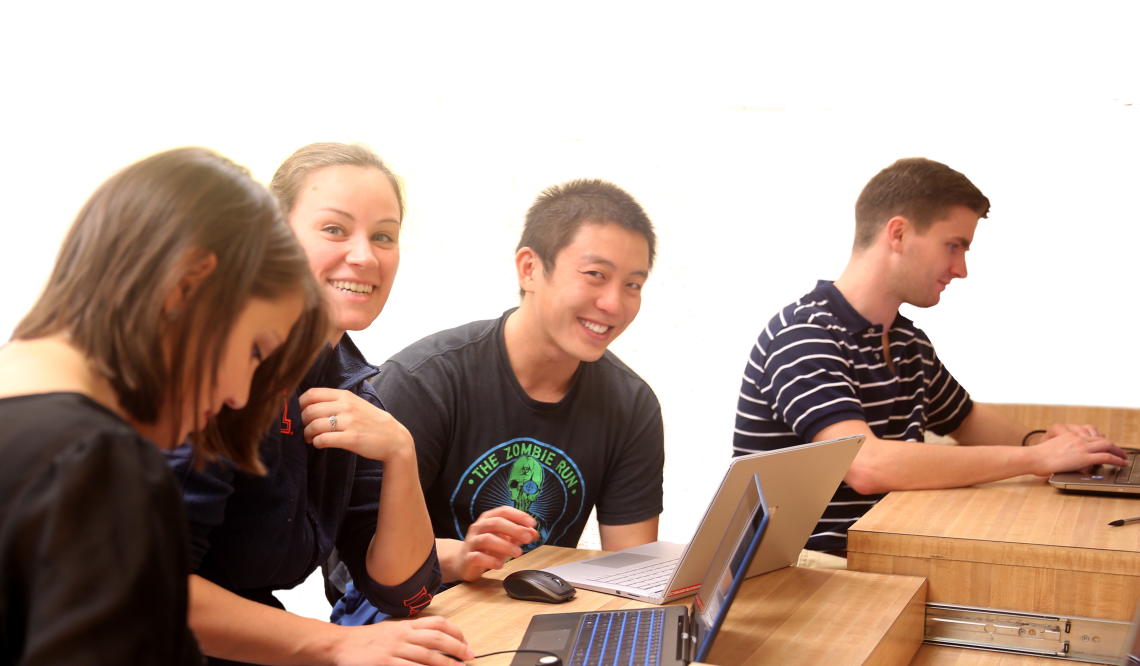
#> input picture module_2_Computer_Vision/ben.jpg, 4560 x 2664 px (shown at 1/4 size)
$ jupyter execute CV_Workshop.ipynb   (shell and % lines are left out)   (older library calls are emulated)
#> lines starting #> are read from the running program, lines starting #| are printed output that depends on the picture; after the words box and inside, x2 and y2 are one past the last pixel; in counts of white or black regions, pixels touching at a corner belong together
# Coding Applications in Medicine: Image Processing Basics

We're going to start the class off with some basic image processing. We'll take one image and perform some basic operations on it to learn about how machines store and manipulate images. The image we will be using today is one many UIC medical students should recognize.

### **[Dependencies](#install-dependencies)**<br>
### **[Set Up](#set-up)**<br>
### **[Cropping](#cropping)**<br>
### **[Colors](#colors)**<br>
### **[Grayscale](#grayscale)**<br>
### **[OpenCV](#opencv)**<br>
### **[Resizing](#resizing)**<br>
### **[Thresholding](#thresholding)**<br>
### **[Blurring](#blurring)**<br>
### **[Edge Detection](#edge-detection)**<br>
### **[Next Steps](#next-steps)**<br>

## Install Dependencies

[cell 1]
# Here we are going to install all of the packages we need for this notebook

## Set Up

[cell 2]
# Import the relevant packages
import numpy as np
import matplotlib.pyplot as plt
import os
from PIL import Image
import cv2

### We can load ben using the file path of the image (ben.jpg) and the pillow library we imported. REMEMBER- as images are represented as matrices we will use the numpy library to import ben as an np.array

[cell 3]
# Load the image
ben = np.asarray(Image.open("ben.jpg"))
#> ben is the input picture: shape (2664, 4560, 3); mean R, G, B 184.1, 161.8, 149.8

### The image is a bunch of triads of numbers! This is the red green and blue color channels of each pixel which come together to form the image.

[cell 4]
# Let's see how the image is stored
print(ben)
#> (printed output is left out)

### Lets check out some of the information on Ben to see what we are working with in simpler terms

[cell 5]
# Because ben is a matrix, we can use ben.shape to print the dimensions of the matrix
print(ben.shape)
#| (2664, 4560, 3)

### What does this mean? Ben is an 3 dimensional matrix (RGB) with 2664 rows and 4560 columns

### Lets now display the image to take a look at our beloved Ben

[cell 6]
# Plot the image
imgplot = plt.imshow(ben)

### Now that we know what Ben looks like, can we modify the image at all? Lets start simply by changing rows 0-100 to be only the red color (RGB-255,0,0)

[cell 7]
# Create a copy of ben to avoid modifying the original array
ben_copy = np.copy(ben)

# Change the first 100 rows to red
ben_copy[:100, :] = [255, 0, 0] #  this notation in ben copy selects the first 100 rows, and all of the columns

# Plot the image
imgplot = plt.imshow(ben_copy)

### What if we want to make the 1000-1500 rows Blue?

[cell 8]
ben_copy[1000:1500, :] = [0, 0, 255]

# Plot the image
imgplot = plt.imshow(ben_copy)

### Now lets modify the 1000-2000 columns to be green

[cell 9]
ben_copy[:, 1000:2000] = [0, 255, 0]

# Plot the image
imgplot = plt.imshow(ben_copy)

### I think we have now sufficiently bastardized ben... jk

## Cropping

Next let's learn how to crop images. Notice in the image above the axes are slightly different that what normal X-Y plotting should be. The y-xis is going doing down. Additionally, when stored in a matrix, the y-coordinates actually come first and the x. So, a point would look something like (y1, x1). Let's index a matrix to crop Ben's head.

[cell 10]
# This crop would be a 800 x 800 pixel square.
# Y-coordinates 700-1500 and x-coordinates 1900-2700, the third colon notates that we want all of the color channels
cropped_ben = ben[700:1500,1900:2700,:]

[cell 11]
# Show the cropped image
imgplot = plt.imshow(cropped_ben)

[cell 12]
# Now let's replace Ben's head with another head
dog = np.asarray(Image.open('dog_head.jpg'))
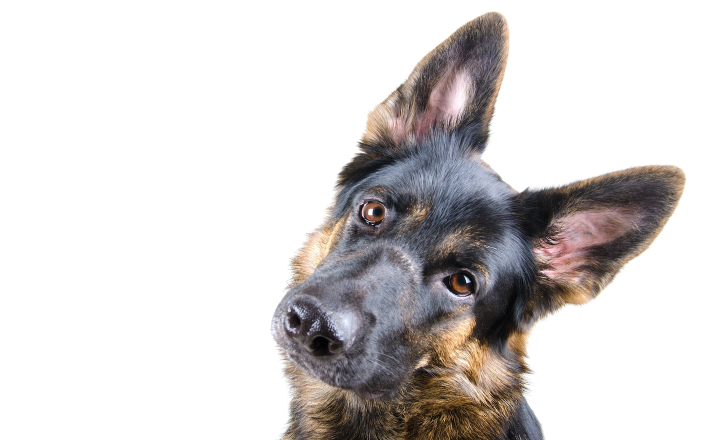
#> input picture module_2_Computer_Vision/dog_head.jpg, 1440 x 880 px (shown at 1/2 size)
#> dog is the input picture: shape (880, 1440, 3); mean R, G, B 213.9, 210.6, 210.2
# Crop the image so that it's also a 800x800 pixel square
dog_head = dog[20:820,540:1340,:]
# Create a copy of our Benware picture
new_benware = ben.copy()
# Set the pixels of Ben's head to the new head
new_benware[700:1500,1900:2700,:] = dog_head
# Show the image
plt.imshow(new_benware)

### What happens if we select ben with only the first color channel?

[cell 13]
cropped_ben = ben[700:1500,1900:2700,0:1]
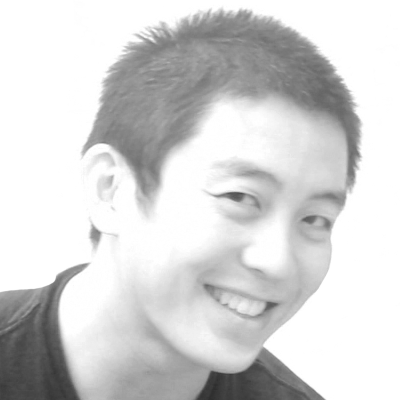
#> cropped_ben: shape (800, 800, 1) (shown at 1/2 size); min 45, max 255, mean 212.6
imgplot = plt.imshow(cropped_ben)

### This essentially converts ben to a grayscale picture. There are much better ways we can do this which we will go over later, but for now lets try displaying ben using a color map and looking at the size of the mew matrix

[cell 14]
print(cropped_ben.shape)
#| (800, 800, 1)
imgplot = plt.imshow(cropped_ben, cmap='gray')
print(cropped_ben)
#> (printed output is left out)

### Notice how when we print the raw value that makes up ben it is only values from a scale of 0-255. Grayscale! Lets now dig into some more complex color operations invovlving our dear friend

## Colors

### We will start with more manual operations to mess with the colors and end with some built in methods from OpenCVqqqqqqqqq

### As mentioned before, color channels are stored as a list of 3 numbers for the Red, Green, and Blue channels. Each number represents how much of each color is represented in the pixel with 0 being none and 255 being the most. Thus, [255, 0, 0] would be a completely red pixel, [0, 255, 0] would be green, and so on. Once all the channels are used, we can make all different colors. Let's see what happens when we switch around the colors.

[cell 15]
# Make a copy of Ben
ben_GBR = ben.copy()
# Save a temporary copy of the Red channel
benR = ben_GBR[:, :, 0]
# Set the R as G
ben_GBR[:, :, 0] = ben_GBR[:, :, 1]
# Set the G as B
ben_GBR[:, :, 1] = ben_GBR[:, :, 2]
# Set the B as old R
ben_GBR[:, :, 2] = benR

[cell 16]
# Show the new image (this would now be [Green, Blue, Red])
imgplot = plt.imshow(ben_GBR)

[cell 17]
ben_BRG = ben.copy()
## Try this yourself and make an image that is [Blue, Red, Green] or any other combination like [Blue, Green, Blue]

## Grayscale

Now, let's try putting on a "filter" such as a grayscale. There are two ways to calculate grayscale using the existing color channels manually:
1. (R+G+B)/3
2. 0.299R + 0.587G + 0.114B

[cell 18]
# Option 1
ben_gray = (ben[:, :, 0] + ben[:, :, 1] + ben[:, :, 2])/3
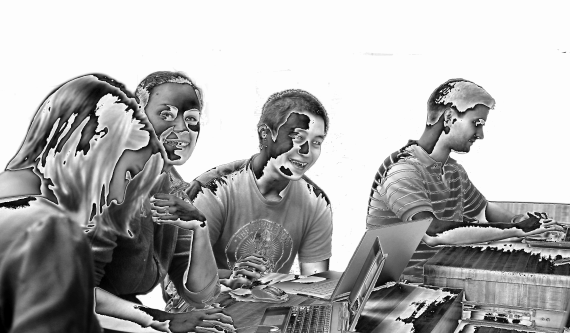
#> ben_gray: shape (2664, 4560) float64 (shown at 1/8 size); min 0, max 85, mean 57.5; drawn with min black and max white

[cell 19]
# This doesn't look quite right
imgplot = plt.imshow(ben_gray, cmap='gray')

[cell 20]
# Option 2
ben_gray_weighted = 0.299*ben[:, :, 0] + 0.587*ben[:, :, 1] + 0.114*ben[:, :, 2]

[cell 21]
# This one looks much better!
imgplot = plt.imshow(ben_gray_weighted, cmap='gray')

### Why did option 2 look so much better? Because option 1 assumed each color channel (RGB) had equal importance to the final image makeup. Option 2 takes into account the relative contribution of each channel using luminance coefficients. You will *never* need to know how or why these works, but this is why the second option looks so much cleaner

## OpenCV

### OpenCV is the workhorse image processing library in computer vision. We will now go through some of the main operations in image processing using the openCV library. REMEMBER- none of this needs to or should be memorized. The point of these cells is to simply show what tools are easily available to you in the realm of basic image processing

## Built in color conversion using OpenCV
### Fortunately, there are many pre built operations that allow us to easily flip between channels on an image. OpenCV provides us with numerous options for this. Lets take a look

[cell 22]
# lets reload ben using the OpenCV tools.  Under the hood, openCV stores images as numpy arrays, but the built in methods handle a lot of this for us.
# it is important to know they are stored as numpy arrays, because all the earlier operations such as cropping etc still work when using this library, however the syntax is slightly different in certain cases
ben_openCV = cv2.imread("ben.jpg")
imgplot = plt.imshow(ben_openCV)

### Oh NO! Why is ben blue.. no one needed that
### OpenCV loads images in the BGR channel format. This means that the all the red pixels are represented as blue and vice versa. We can easily fix this

[cell 23]
ben_rgb = cv2.cvtColor(ben_openCV, cv2.COLOR_BGR2RGB) # this is pretty self explanatory, but basically this method takes BGR and convertes to (2) RGB
imgplot = plt.imshow(ben_rgb)

### Much better...
### lets use this one going forward. What about greyscale?

[cell 24]
gray_ben = cv2.cvtColor(ben_rgb, cv2.COLOR_RGB2GRAY) # note we use RGB now instead of BGR
## with no color map- matplotlib arbitrarily chooses a color map. dont panic when you see the yellow and blue!
imgplot = plt.imshow(gray_ben)

[cell 25]
## with color map
imgplot = plt.imshow(gray_ben, cmap='gray')

### Now a rapid fire of just a few of the color conversions available in OpenCV

[cell 26]
hsv_ben = cv2.cvtColor(ben_rgb, cv2.COLOR_RGB2HSV) # hue saturation value
#> hsv_ben: shape (2664, 4560, 3); mean H, S, V 17.1, 71.2, 184.9
imgplot = plt.imshow(hsv_ben)

[cell 27]
lab_ben = cv2.cvtColor(ben_rgb, cv2.COLOR_RGB2Lab) # CIELAB color space
#> lab_ben: shape (2664, 4560, 3); mean of channels 0, 1, 2 169.8, 135.5, 138.1
imgplot = plt.imshow(lab_ben)

[cell 28]
yuv_ben = cv2.cvtColor(ben_rgb, cv2.COLOR_RGB2YUV) # YUV color space
#> yuv_ben: shape (2664, 4560, 3); mean of channels 0, 1, 2 167.1, 119.5, 142.9
imgplot = plt.imshow(yuv_ben)

[cell 29]
xyz_ben = cv2.cvtColor(ben_rgb, cv2.COLOR_RGB2XYZ) # CIE XYZ color space
#> xyz_ben: shape (2664, 4560, 3); mean of channels 0, 1, 2 160.7, 165.7, 155.9
imgplot = plt.imshow(xyz_ben)

## Resizing

### Resizing images is a critical part of image processing. Fortunately this is very easy in OpenCV. These types of operations become particularly important for data preparation for machine learning.

[cell 30]
# Set the desired width and height for resizing
# Play around with these and see what happens
width = 500
height = 300

# Resize the image to the specified width and height
resized_image = cv2.resize(ben_rgb, (width, height))
imgplot = plt.imshow(resized_image)

### It would be nice to be able to resize an image without completely ruining it if the dimensions are off. How can we do this?

[cell 31]
#Method 1- Using scale factor

# Set the scale factor for resizing
scale_factor = 1.5

print(ben_rgb.shape)
#| (2664, 4560, 3)

# Resize the image based on the scale factor
resized_image = cv2.resize(ben_rgb, None, fx=scale_factor, fy=scale_factor)
#> resized_image: shape (3996, 6840, 3)
imgplot = plt.imshow(resized_image)
# note the axes!!!!

[cell 32]
# Option 2: Use Aspect Ratio (very very useful if youu have a lot of images you need to make the same size. May need to add padding around the outside to preserve if images do not come to you standardized)

# Set the desired width while preserving the aspect ratio
new_width = 800

# Calculate the new height based on the aspect ratio
aspect_ratio = ben_rgb.shape[1] / ben_rgb.shape[0]
new_height = int(new_width / aspect_ratio)

# Resize the image to the new width and height
resized_image = cv2.resize(ben_rgb, (new_width, new_height))
#> resized_image: shape (467, 800, 3)
imgplot = plt.imshow(resized_image)
# note the axes!!!!

### Now, to be fair many of these are quite uncommon in every day use, but it is good to know you can do it!

## Thresholding

### Sometimes we want to easily segment an image into meaningful regions based on some type of apriori knowledge about the data to simplify downstream usecases. Thresholding is a way to do that. We will now go through some of the thresholding options easily handed to you in openCV. We will use the greyscale image becasue each pixel only has one value

[cell 33]
# first make sure we still have our RGB image of Ben to work with as a sanity check
imgplot = plt.imshow(gray_ben, cmap='gray')

[cell 34]
_, binary_image = cv2.threshold(gray_ben, 127, 255, cv2.THRESH_BINARY)
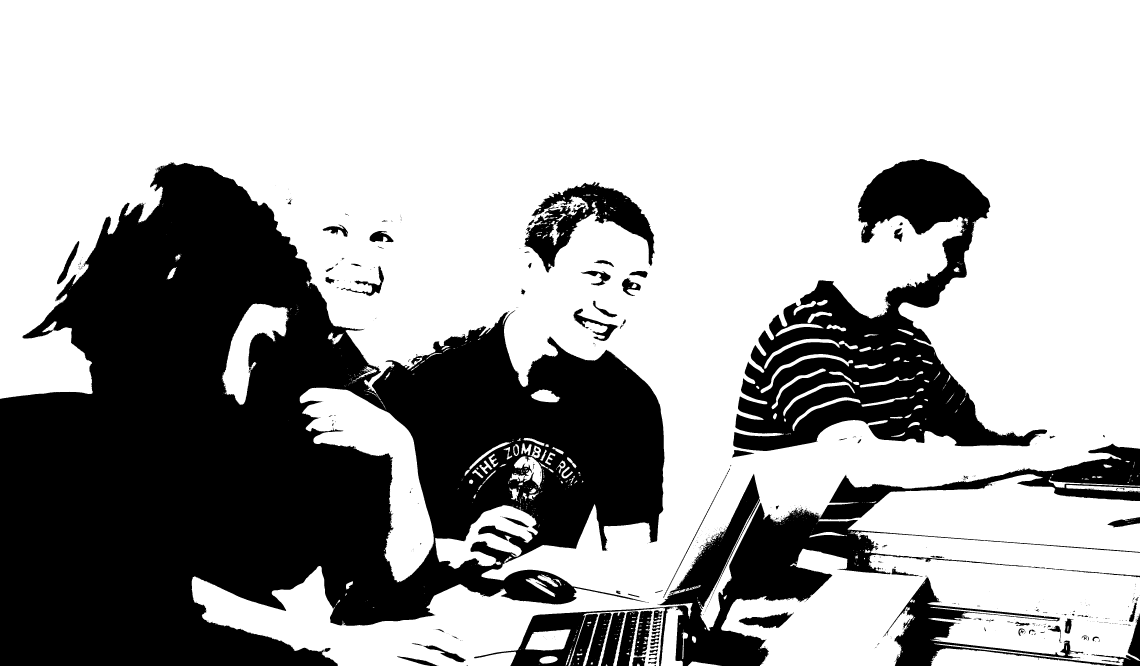
#> binary_image: shape (2664, 4560) (shown at 1/4 size); 65.6% white; 1023 black regions (883 under 20 px), largest, box (x1, y1, x2, y2) and area: (0, 650, 2658, 2664) 3006259, (2933, 636, 4188, 1804) 531113, (1896, 1775, 4560, 2664) 385320
# Explanation: Performs global thresholding on gray_ben, where pixel values above the threshold (127) are set to 255 (white), and below are set to 0 (black)
imgplot = plt.imshow(binary_image,cmap='gray')

[cell 35]
_, binary_inv_image = cv2.threshold(gray_ben, 127, 255, cv2.THRESH_BINARY_INV)
# Explanation: Performs global thresholding on gray_ben, where pixel values above the threshold (127) are set to 0 (black), and below are set to 255 (white)
imgplot = plt.imshow(binary_inv_image,cmap='gray')

[cell 36]
adaptive_mean_image = cv2.adaptiveThreshold(gray_ben, 255, cv2.ADAPTIVE_THRESH_MEAN_C, cv2.THRESH_BINARY, 11, 2)
#> adaptive_mean_image: shape (2664, 4560); 89% white; 94446 black regions (88617 under 20 px), largest, box (x1, y1, x2, y2) and area: (2932, 628, 3964, 1804) 140142, (1185, 701, 2410, 2351) 100478, (1746, 1869, 3386, 2664) 57437
# Explanation: Performs adaptive thresholding on gray_ben using the mean of the neighborhood. The image is divided into small regions (11x11) and the threshold is calculated for each region based on the mean value of that region.
imgplot = plt.imshow(adaptive_mean_image,cmap='gray')

[cell 37]
adaptive_gaussian_image = cv2.adaptiveThreshold(gray_ben, 255, cv2.ADAPTIVE_THRESH_GAUSSIAN_C, cv2.THRESH_BINARY, 11, 2)
#> adaptive_gaussian_image: shape (2664, 4560); 92.8% white; 119096 black regions (115729 under 20 px), largest, box (x1, y1, x2, y2) and area: (1793, 1744, 2406, 2305) 39647, (2949, 1118, 3696, 1688) 37676, (3251, 633, 3964, 1772) 32317
# Explanation: Performs adaptive thresholding on gray_ben using a weighted sum of the neighborhood values, where the weights are based on a Gaussian window. The image is divided into small regions (11x11) and the threshold is calculated for each region based on the weighted sum.
imgplot = plt.imshow(adaptive_gaussian_image,cmap='gray')

[cell 38]
_, otsu_image = cv2.threshold(gray_ben, 0, 255, cv2.THRESH_BINARY + cv2.THRESH_OTSU)
#> otsu_image: shape (2664, 4560); 55.5% white; 996 black regions (881 under 20 px), largest, box (x1, y1, x2, y2) and area: (0, 610, 2658, 2664) 3574921, (1630, 1633, 4560, 2664) 1125480, (2932, 633, 4266, 1805) 642515
# Explanation: Performs Otsu's thresholding on gray_ben, where the threshold value is automatically determined using the Otsu's method. The threshold separates the image into foreground and background based on minimizing the variance between the classes.
imgplot = plt.imshow(otsu_image,cmap='gray')

## Blurring

### Blurring is a fundamental technique to remove noise from images. The math behind how these algorithms work can be complex, but we will now demonstrate some of the built in OpenCV methods to blur/ smooth an image

[cell 39]
# Apply Gaussian blur to the image
gaussian_blur_image = cv2.GaussianBlur(ben_rgb, (5, 5), 0) # arguments: image, kernel, standard deviation (0 calculates automatically. Use 0 unless you have a good reason not to)
imgplot = plt.imshow(gaussian_blur_image)

### Hm... not much action. Lets increase the size of the kernel to increase the blur

[cell 40]
# Apply Gaussian blur to the image
gaussian_blur_image = cv2.GaussianBlur(ben_rgb, (105, 105), 0) # arguments: image, kernel (must be POSITIVE ODD integers), standard deviation (0 calculates automatically. Use 0 unless you have a good reason not to)
imgplot = plt.imshow(gaussian_blur_image)

[cell 41]
# Apply median blur to the image
median_blur_image = cv2.medianBlur(ben_rgb, 105) # arguments: image, number of neighbors for each pixel to take median value of (must be positive odd integer)
imgplot = plt.imshow(median_blur_image)

## Edge Detection

### Edge detection is the most complicated methods we will talk about here, but also one of the most powerful. It can be used to to automatically find edges in images. It is not hard to think of many use cases. Do not worry at this point about understanding the underlying algorithms, but instead know that these agorothms exist and you can apply them to your problems

[cell 42]
### Apply Canny edge detection to gray ben

# set some intial thresholds and tweak to achieve desired result. This requires lots of 'playing'...
# lower threshold- any gradient value below this value is ignored
threshold1 = 100
# upper threshld- edges with gradient value above this threshold are strong and kept
threshold2= 230


edges = cv2.Canny(gray_ben, threshold1, threshold2)
#> edges: shape (2664, 4560); 0.72% white in thin lines or dots, all inside (x1, y1, x2, y2) = (844, 397, 4560, 2664)

# Display the edges
imgplot = plt.imshow(edges, cmap='gray')

[cell 43]
# Apply Sobel edge detection to gray ben (annotations generated by ChatGPT because I really dont understand this one... I just know it is useful soimetiems lol)

# Determine the size of the Sobel kernel
sobel_kernel = 3

# Set up the Sobel operator to detect edges

# Apply the Sobel operator along the x-axis (horizontal gradient) using cv2.Sobel()
sobel_x = cv2.Sobel(gray_ben, cv2.CV_64F, 1, 0, ksize=sobel_kernel)
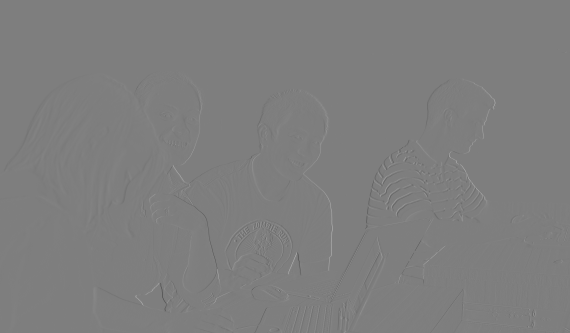
#> sobel_x: shape (2664, 4560) float64 (shown at 1/8 size); min -819, max 830, mean 0.1; drawn with min black and max white

# Apply the Sobel operator along the y-axis (vertical gradient) using cv2.Sobel()
sobel_y = cv2.Sobel(gray_ben, cv2.CV_64F, 0, 1, ksize=sobel_kernel)

# Calculate the magnitude of the edge gradients

# Calculate the magnitude of the gradients using numpy.sqrt() by combining the squared x and y gradients
magnitude = np.sqrt(sobel_x**2 + sobel_y**2)
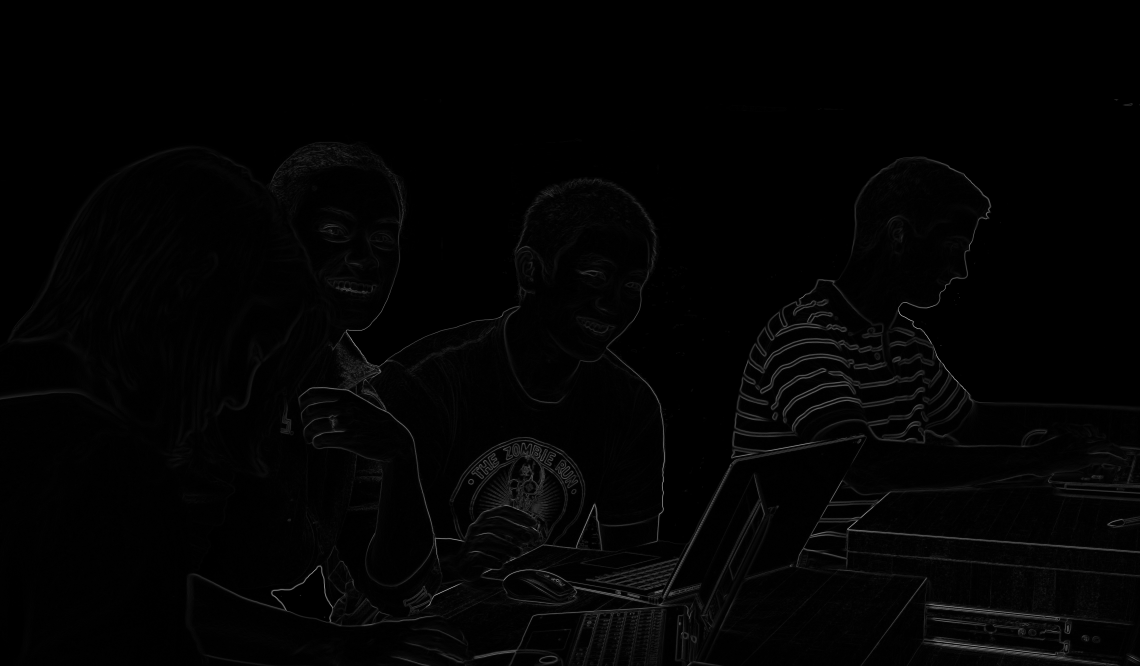
#> magnitude: shape (2664, 4560) float64 (shown at 1/4 size); min 0, max 909.4, mean 12.2; drawn with min black and max white

# Display the edge magnitude

# Display the magnitude image using plt.imshow() with the 'gray' colormap
imgplot = plt.imshow(magnitude, cmap='gray')
